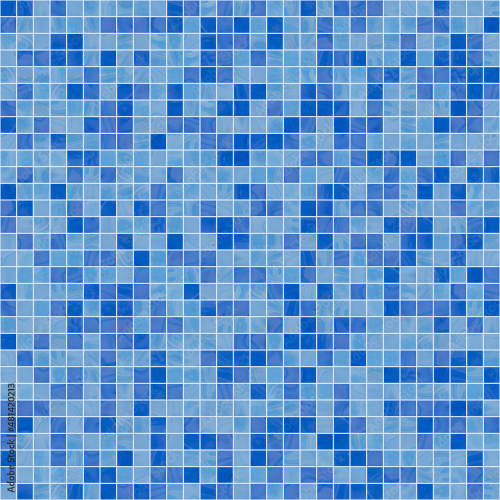
#> input picture sim/src/havuz/tiles.jpg, 1000 x 1000 px (shown at 1/2 size)
$ python -i test_mission.py   (imports and definitions only)
#> lines starting #> are read from the running program, lines starting #| are printed output that depends on the picture
#> further down, picture is the input picture: shape (1000, 1000, 3); mean B, G, R 208.7, 150.5, 97.7
import numpy as np
import cv2

class M1():
	state = 0

	lower_cyan = np.array([40, 50, 0], int)
	upper_cyan = np.array([100, 255, 255], int)

	def FindRed(self, front_img, bottom_img):
		if self.state == 1:
			res = self.FindRedFromImage(bottom_img)
			if res is not None:
				cx = int(res['m10'] / res['m00'])
				cy = int(res['m01'] / res['m00'])
				if abs(int(bottom_img.shape[0] // 2  - cy)) > 10 or abs(int(bottom_img.shape[1] // 2  - cx)) > 10:
					return int(bottom_img.shape[0] // 2  - cy) * 5, int(bottom_img.shape[1] // 2  - cx) * 5, 500, 0
				self.state = 2

		if self.state == 2:
			return 0, 0, -1000, 0

		res = self.FindRedFromImage(front_img)
		if res is None:
			if self.state == 1:
				return 1000, 0, 500, 0
			return None
		cx = int(res['m10'] / res['m00'])
		cy = int(res['m01'] / res['m00'])
		# Secilen c'nin momentinden merkezini hesapla
		self.state = 1
		return 1000, 0, 500, int(front_img.shape[1] // 2  - cx) * 10

	def FindRedFromImage(self, image):
		frame = cv2.resize(image, (200, 150))
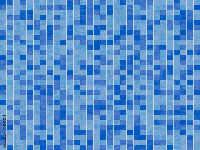
#> frame: shape (150, 200, 3); mean B, G, R 206.5, 145.3, 89.8
		frame = cv2.bitwise_not(frame)
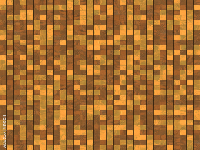
#> frame: shape (150, 200, 3); mean B, G, R 48.5, 109.7, 165.2
		frame = cv2.cvtColor(frame, cv2.COLOR_BGR2HSV)
#> frame: shape (150, 200, 3); mean H, S, V 15.5, 179, 165.2
		frame = cv2.inRange(frame, self.lower_cyan, self.upper_cyan)
#> frame: shape (150, 200); every value is 0

		contours, _ = cv2.findContours(
			frame, cv2.RETR_TREE, cv2.CHAIN_APPROX_SIMPLE)
#> contours = []

		if len(contours) == 0:
			return None

		anlik_max_c_alani, secilen_c, scm = 0.0, None, None

		for c in contours:
			M = cv2.moments(c)

			if M['m00'] > anlik_max_c_alani:
				secilen_c , scm , anlik_max_c_alani = c , M , M['m00']
				# Bulunan en buyuk c'yi anlik olarak kaydet
				# Not : scm -> secilen c momenti

		if scm is None:
			return None
		return scm

>>> import cv2
>>> picture = cv2.imread('../sim/src/havuz/tiles.jpg')
>>> result = M1().FindRedFromImage(picture)
